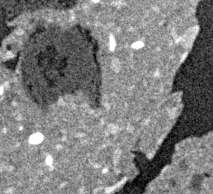
#> input picture exercises/data/08_soil_and_roots_8bit_2.png, 213 x 194 px
$ jupyter execute 10_STMC_Image_processing_segmentation_and_morphological_operators_solution.ipynb   (shell and % lines are left out)
#> lines starting #> are read from the running program, lines starting #| are printed output that depends on the picture; after the words box and inside, x2 and y2 are one past the last pixel; in counts of white or black regions, pixels touching at a corner belong together
## Image processing - segmentation and morphological operators

By going through this jupyter notebook and filling in the blanks you will learn how to **extract specific features** of an image using tresholding and edge detection. Further, you will learn about **morphological operators**.

The example code and solutions were created by **André Lopes Marinho** and **Berit Zeller-Plumhoff**.

You will require the following libraries. If loading any of them fails, please use ``pip install`` to install any missing libraries.

[cell 1]
# Importing libraries
import numpy as np
import math
import matplotlib.pyplot as plt
import ipympl
import imageio.v3 as iio
import skimage
from skimage import draw
from scipy.ndimage import distance_transform_edt

---
### Loading relevant functions from the previous notebooks

[cell 2]
def load_and_show_image(path):
    """
    Load and display an image from the given path.

    Args:
        path (str): The path to the image file, including the file extension.
                    Example: "images/example.tif"

    Returns:
        numpy.ndarray: The image data as a NumPy array.
    """
#> called with path = 'data/08_soil_and_roots_8bit_2.png'
    # Use imageio to read the image
    image = iio.imread(path)
#> image is the input picture: shape (194, 213); min 0, max 255, mean 125.1

    # Display the image in grayscale using matplotlib
    plt.imshow(image, cmap="gray")
    plt.show()  # Ensure the image is displayed

    # Print a success message
    print(f"The image from {path} was loaded successfully.")

    return image


def show_histogram(image):
    """Showns an histogram given an image. This method considers the image will be
        either grayscale or RGB

    Args:
        img(numpy.ndarray): Image represented by array

    Returns:
        None
    """

    # First, we need to know if the image is grayscale or RGB
    # use the shape function to do so
    image_shape = image.shape

    # Next, we can define some properties of our histogram figure
    # create an empty figure with title, xlabel, ylabel and set the limits of the x-axis
    plt.figure()
    plt.title("Histogram")
    plt.xlabel("Value")
    plt.ylabel("Pixel count")
    plt.xlim([0, np.max(image)])

    # Finally, create a histrogram using the numpy histogram function and plot it
    # use a bin number of 256 in all cases
    if len(image_shape) > 2:
        colors = ("red", "green", "blue")
        for channel_id, color in enumerate(colors):
            histogram, bin_edges = np.histogram(
                image[:, :, channel_id],
                bins=256,
                range=(0, np.max(image[:, :, channel_id])),
            )
            plt.plot(bin_edges[0:-1], histogram, color=color)
    else:
        histogram, bin_edges = np.histogram(image, bins=256, range=(0, np.max(image)))
        plt.plot(bin_edges[0:-1], histogram)

    return None


def median_filter(image, filter_size):
    """Applies median filter in a given image.

    Args:
        image(numpy.ndarray): Image to be filtered
        filter_size(int): Size of kernel
    Returns:
        numpy.ndarray: Filtered image
    """
#> called with filter_size = 5

    temp = []
    padding = filter_size // 2
    img_final = np.zeros((image.shape))

    img_aux = np.zeros((image.shape[0] + padding * 2, image.shape[1] + padding * 2))
    img_aux[padding:-padding, padding:-padding] = image.copy()

    for i in range(image.shape[0]):
        for j in range(image.shape[1]):
            temp = img_aux[i : i + filter_size, j : j + filter_size]
            img_final[i][j] = np.median(temp)
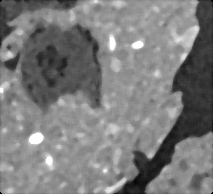
#> img_final: shape (194, 213) float64; min 0, max 255, mean 124.4

    return img_final

---
### Feature Extraction

In the following, you will become familar with a number of different methods for feature extraction including **thresholding** and first and second order **edge detection**.

#### Thresholding

To set sensible thresholds you should consider the histogram of an image after loading it. Load the ``08_soil_and_roots_8bit_2.png`` image, apply a **median filter** and consider the **histogram** before and after filtering.

[cell 3]
# Ensure images display in the Jupyter notebook as static image, interactive widget or in a seperate window. [inline, widget, qt]

# load the image used for the exercise and show it
image_raw = load_and_show_image(path="data/08_soil_and_roots_8bit_2.png")

[cell 4]
image_median = median_filter(image_raw, 5)

# Plot the figures raw and median filtered
fig, (ax1, ax2) = plt.subplots(1, 2)
ax1.imshow(image_raw, cmap="gray")
ax2.imshow(image_median, cmap="gray")
fig.tight_layout()

# Plot the histograms
show_histogram(image=image_raw)
#> in show_histogram, `histogram, bin_edges = np.histogram(image, bins=256, range=(0, np.max(..`: histogram = 256 values, max 599 at index 145, min 2 at index 248, mean 161.4; bin_edges = 257 values from 0 to 255
show_histogram(image=image_median)
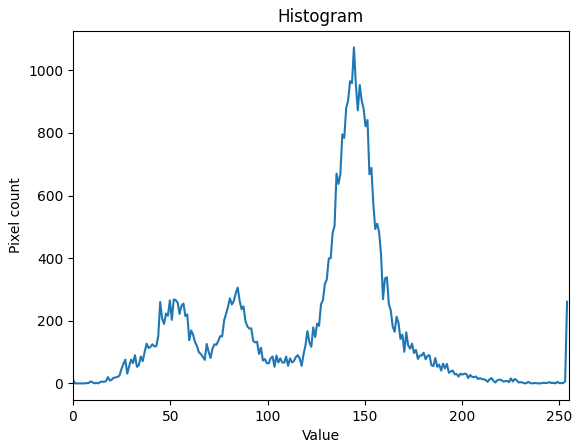
#> figure drawn by matplotlib, 1 panel; curve peaks at x = 144.4, y = 1073

Write a function that will threshold an input image within the range specified as input to the function.

[cell 5]
def threshold(image, low_thresh, up_thresh):
    """Applies a threshold to a given image.

    Args:
        image(numpy.ndarray): Image to be thresholded
        low_thresh(scalar): Value of lower threshold
        up_thresh(scalar): Value of upper threshold

    Returns:
        numpy.ndarray: Thresholded image
    """
    img_back = np.zeros((image.shape))
    img_back2 = np.zeros((image.shape))
    img_back[np.where(image >= low_thresh)] = 1
    img_back2[np.where(image <= up_thresh)] = 1
    img_back = img_back * img_back2

    return img_back

You should see four peaks in the histogram of the filtered image. Apply the thresholding function for each of these peaks and plot the resulting images, as well as the input image, next to each other. Give each image a detail of what it represents.

Play around with the performance of different image filters and kernel sizes and the regions you can subsequently segment using thresholding.

[cell 6]
out = threshold(image_median, 0, 69)
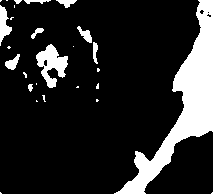
#> out: shape (194, 213) float64; values 0 (black) and 1 (white), 16% white; 27 white regions (16 under 20 px), largest, box (x1, y1, x2, y2) and area: (114, 0, 213, 194) 4976, (36, 44, 68, 88) 713, (0, 5, 12, 46) 253
out2 = threshold(image_median, 70, 100)
#> out2: shape (194, 213) float64; values 0 (black) and 1 (white), 12.9% white; 77 white regions (71 under 20 px), largest, box (x1, y1, x2, y2) and area: (17, 22, 101, 110) 4135, (0, 0, 78, 34) 640, (191, 173, 209, 190) 128, (0, 60, 8, 69) 26, (136, 150, 154, 161) 24, (132, 151, 136, 166) 21
out3 = threshold(image_median, 101, 251)
#> out3: shape (194, 213) float64; values 0 (black) and 1 (white), 70.4% white; 18 black regions (10 under 20 px), largest, box (x1, y1, x2, y2) and area: (0, 22, 101, 110) 5389, (113, 0, 213, 194) 5270, (0, 0, 78, 48) 1097
out4 = threshold(image_median, 252, 255)
#> out4: shape (194, 213) float64; values 0 (black) and 1 (white), 0.65% white; 5 white regions (1 under 20 px), largest, box (x1, y1, x2, y2) and area: (30, 133, 43, 144) 113, (132, 41, 143, 48) 55, (110, 38, 115, 50) 50, (46, 157, 52, 165) 39
plt.subplot(151), plt.imshow(image_median, cmap="gray")
plt.title("Input Image"), plt.xticks([]), plt.yticks([])
plt.subplot(152), plt.imshow(out, cmap="gray")
plt.title("Air"), plt.xticks([]), plt.yticks([])
plt.subplot(153), plt.imshow(out2, cmap="gray")
plt.title("Roots"), plt.xticks([]), plt.yticks([])
plt.subplot(154), plt.imshow(out3, cmap="gray")
plt.title("Soil"), plt.xticks([]), plt.yticks([])
plt.subplot(155), plt.imshow(out4, cmap="gray")
plt.title("Rocks"), plt.xticks([]), plt.yticks([])
plt.tight_layout()
plt.show()

#### First order edge detection

In **first order edge detection**, the gradient image of the original image is determined and local maxima are then identified. The resulting edge image may either be binary, i.e. already a thresholded version of the local maxima, depending on which step height should be included, or a greyscale image where each greyscale corresponds to the magnitude of the maximum.

Because the process of implementing such a filter is complex, have a look [here](https://towardsdatascience.com/canny-edge-detection-step-by-step-in-python-computer-vision-b49c3a2d8123)
and try to implement the filter and workflow given there in order to **finally retrieve the edges** between **the soil and the air** and **the roots and the soil**.

[cell 7]
from scipy import ndimage


def sobel_filters(img):
    Kx = np.array([[-1, 0, 1], [-2, 0, 2], [-1, 0, 1]], np.float32)
    Ky = np.array([[1, 2, 1], [0, 0, 0], [-1, -2, -1]], np.float32)

    Ix = ndimage.filters.convolve(img, Kx)
    Iy = ndimage.filters.convolve(img, Ky)

    G = np.hypot(Ix, Iy)
    G = G / G.max() * 255
    theta = np.arctan2(Iy, Ix)
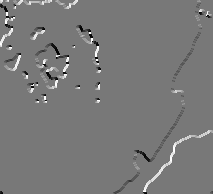
#> theta: shape (194, 213) float64; min -2.82, max 3.14, mean 0.0233; drawn with min black and max white

    return (G, theta)


def non_max_suppression(img, D):
    M, N = img.shape
    Z = np.zeros((M, N), dtype=np.int32)
    angle = D * 180.0 / np.pi
    angle[angle < 0] += 180
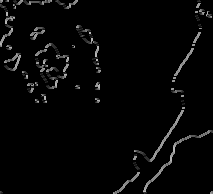
#> angle: shape (194, 213) float64; min 0, max 180, mean 6.3

    for i in range(1, M - 1):
        for j in range(1, N - 1):
            try:
                q = 255
                r = 255

                # angle 0
                if (0 <= angle[i, j] < 22.5) or (157.5 <= angle[i, j] <= 180):
                    q = img[i, j + 1]
                    r = img[i, j - 1]
                # angle 45
                elif 22.5 <= angle[i, j] < 67.5:
                    q = img[i + 1, j - 1]
                    r = img[i - 1, j + 1]
                # angle 90
                elif 67.5 <= angle[i, j] < 112.5:
                    q = img[i + 1, j]
                    r = img[i - 1, j]
                # angle 135
                elif 112.5 <= angle[i, j] < 157.5:
                    q = img[i - 1, j - 1]
                    r = img[i + 1, j + 1]

                if (img[i, j] >= q) and (img[i, j] >= r):
                    Z[i, j] = img[i, j]
                else:
                    Z[i, j] = 0

            except IndexError as e:
                pass
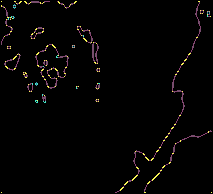
#> Z: shape (194, 213) int32; 7 distinct labels, from 0 to 255; one colour per label, 0 black

    return Z

[cell 8]
def threshold_edge(img, lowThresholdRatio=0.05, highThresholdRatio=0.09):
#> called with lowThresholdRatio = 0.05, highThresholdRatio = 0.09
    highThreshold = img.max() * highThresholdRatio
#> highThreshold = 22.95
    lowThreshold = highThreshold * lowThresholdRatio
#> lowThreshold = 1.15
    M, N = img.shape
    res = np.zeros((M, N), dtype=np.int32)

    weak = np.int32(25)
    strong = np.int32(255)

    strong_i, strong_j = np.where(img >= highThreshold)
#> strong_i = 1254 values from 1 to 192; strong_j = 1254 values, max 211 at index 999, min 1 at index 0, mean 95.03
    zeros_i, zeros_j = np.where(img < lowThreshold)

    weak_i, weak_j = np.where((img <= highThreshold) & (img >= lowThreshold))
#> weak_i = empty array; weak_j = empty array

    res[strong_i, strong_j] = strong
    res[weak_i, weak_j] = weak

    return (res, weak, strong)

[cell 9]
def hysteresis(img, weak, strong=255):
    M, N = img.shape
    for i in range(1, M - 1):
        for j in range(1, N - 1):
            if img[i, j] == weak:
                try:
                    if (
                        (img[i + 1, j - 1] == strong)
                        or (img[i + 1, j] == strong)
                        or (img[i + 1, j + 1] == strong)
                        or (img[i, j - 1] == strong)
                        or (img[i, j + 1] == strong)
                        or (img[i - 1, j - 1] == strong)
                        or (img[i - 1, j] == strong)
                        or (img[i - 1, j + 1] == strong)
                    ):
                        img[i, j] = strong
                    else:
                        img[i, j] = 0
                except IndexError as e:
                    pass
    return img

[cell 10]
soil_all = out2 + out3 + out4
soil_sobel, theta = sobel_filters(soil_all)
soil_max = non_max_suppression(soil_sobel, theta)
soil_edge, weak, strong = threshold_edge(
    soil_max, lowThresholdRatio=0.05, highThresholdRatio=0.09
)
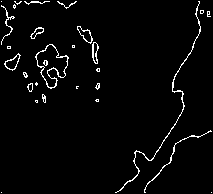
#> soil_edge: shape (194, 213) int32; 3% white in thin lines or dots
#> weak = 25; strong = 255
soil_air = hysteresis(soil_edge, weak, strong=255)
plt.figure()
plt.imshow(soil_air, cmap="gray")

---
### Morphological operators

To easily clean up our image, we can use **morphological operators**, such as **erosion and dilation**. In the following, you should implement these as functions that take the binarized image and the kernel size for the (quadratric) operator as input and output the processed image.
Keep in mind that **you need to consider the image edges differently than during filtering**, i.e. padding may not be appropriate.

#### Erosion operator

First, write a function to apply an erosion operator.

[cell 11]
def erosion_op(image, filter_size):
    """Applies erosion operator to a given binary image.

    Args:
        image(numpy.ndarray): Image to be processed, should contain only 0 and 1
        filter_size(numpy.ndarray): Size of kernel
    Returns:
        numpy.ndarray: Filtered image
    """
#> called with filter_size = 3
    img_final = np.zeros((image.shape))
    a = np.where(image == 1)[0]
#> a = 5330 values from 0 to 193
    b = np.where(image == 1)[1]
#> b = 5330 values, max 212 at index 5004, min 0 at index 47, mean 65.79

    for i in range(0, a.shape[0]):
        temp = np.zeros((filter_size, filter_size))
        if a[i] - filter_size // 2 < 0:
            if b[i] - filter_size // 2 < 0:
                temp = image[
                    0 : a[i] + filter_size // 2 + 1, 0 : b[i] + filter_size // 2 + 1
                ]
            else:
                temp = image[
                    0 : a[i] + filter_size // 2 + 1,
                    b[i] - filter_size // 2 : b[i] + filter_size // 2 + 1,
                ]
        elif b[i] - filter_size // 2 < 0:
            temp = image[
                a[i] - filter_size // 2 : a[i] + filter_size // 2 + 1,
                0 : b[i] + filter_size // 2 + 1,
            ]
        elif a[i] + filter_size // 2 > image.shape[0]:
            if b[i] + filter_size // 2 > image.shape[1]:
                temp = image[a[i] - filter_size // 2 : -1, b[i] - filter_size // 2 : -1]
            else:
                temp = image[
                    a[i] - filter_size // 2 : -1,
                    b[i] - filter_size // 2 : b[i] + filter_size // 2,
                ]
        elif b[i] + filter_size // 2 > image.shape[1]:
            temp = image[
                a[i] - filter_size // 2 : a[i] + filter_size // 2 + 1,
                b[i] - filter_size // 2 : -1,
            ]
        else:
            temp = image[
                a[i] - filter_size // 2 : a[i] + filter_size // 2 + 1,
                b[i] - filter_size // 2 : b[i] + filter_size // 2 + 1,
            ]
        if 0 in temp:
            img_final[a[i]][b[i]] = 1
#> this loop made 5330 passes
#> img_final: shape (194, 213) float64; values 0 (black) and 1 (white), 4.1% white in thin lines or dots
    img_final = image - img_final
#> img_final: shape (194, 213) float64; values 0 (black) and 1 (white), 8.8% white; 16 white regions (12 under 20 px), largest, box (x1, y1, x2, y2) and area: (22, 26, 100, 107) 3168, (0, 0, 49, 17) 310, (193, 176, 202, 188) 61, (50, 0, 64, 8) 50

    return img_final

Apply the erosion operator to the thresholded image of the root with different kernel sizes and comment on how the image changes.

[cell 12]
erode_root = erosion_op(out2, 3)
plt.imshow(erode_root, cmap="gray")
plt.show()

#### Dilation

Now write a function for a dilation operator.

[cell 13]
def dilation_op(image, filter_size):
    """Applies dilation operator to a given binary image.

    Args:
        image(numpy.ndarray): Image to be processed, should contain only 0 and 1
        filter_size(numpy.ndarray): Size of kernel
    Returns:
        numpy.ndarray: Filtered image
    """
#> called with filter_size = 3

    img_final = np.zeros((image.shape))
    a = np.where(image == 0)[0]
    b = np.where(image == 0)[1]

    for i in range(0, a.shape[0]):
        temp = np.zeros((filter_size, filter_size))
        if a[i] - filter_size // 2 < 0:
            if b[i] - filter_size // 2 < 0:
                temp = image[
                    0 : a[i] + filter_size // 2 + 1, 0 : b[i] + filter_size // 2 + 1
                ]
            else:
                temp = image[
                    0 : a[i] + filter_size // 2 + 1,
                    b[i] - filter_size // 2 : b[i] + filter_size // 2 + 1,
                ]
        elif b[i] - filter_size // 2 < 0:
            temp = image[
                a[i] - filter_size // 2 : a[i] + filter_size // 2 + 1,
                0 : b[i] + filter_size // 2 + 1,
            ]
        elif a[i] + filter_size // 2 > image.shape[0]:
            if b[i] + filter_size // 2 > image.shape[1]:
                temp = image[a[i] - filter_size // 2 : -1, b[i] - filter_size // 2 : -1]
            else:
                temp = image[
                    a[i] - filter_size // 2 : -1,
                    b[i] - filter_size // 2 : b[i] + filter_size // 2,
                ]
        elif b[i] + filter_size // 2 > image.shape[1]:
            temp = image[
                a[i] - filter_size // 2 : a[i] + filter_size // 2 + 1,
                b[i] - filter_size // 2 : -1,
            ]
        else:
            temp = image[
                a[i] - filter_size // 2 : a[i] + filter_size // 2 + 1,
                b[i] - filter_size // 2 : b[i] + filter_size // 2 + 1,
            ]
        if 1 in temp:
            img_final[a[i]][b[i]] = 1
#> this loop made 37686 passes
#> img_final: shape (194, 213) float64; values 0 (black) and 1 (white), 2.6% white in thin lines or dots
    img_final = image + img_final
#> img_final: shape (194, 213) float64; values 0 (black) and 1 (white), 11.4% white; 14 white regions (10 under 20 px), largest, box (x1, y1, x2, y2) and area: (21, 23, 101, 108) 3910, (0, 0, 65, 18) 557, (192, 175, 203, 189) 107, (93, 102, 100, 107) 33

    return img_final

Apply the dilation operator to the eroded image of the root with different kernel sizes and comment on how the image changes.

[cell 14]
dil_root = dilation_op(erode_root, 3)
plt.imshow(dil_root, cmap="gray")
plt.show()

Now plot original image next to the eroded and dilated one, as well as a dilated and eroded one. What differences do you see between the images if you apply kernel sizes of 3 and 5?

[cell 15]
dil_root2 = dilation_op(out2, 3)
#> call 2 of dilation_op, with filter_size = 3
#> the loop in dilation_op (call 2), `for i in range(0, a.shape[0]):` made 35992 passes
#> in dilation_op (call 2), `img_final = image + img_final`:
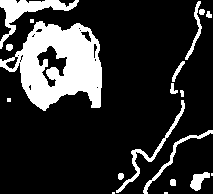
#> img_final: shape (194, 213) float64; values 0 (black) and 1 (white), 19.1% white; 19 white regions (5 under 20 px), largest, box (x1, y1, x2, y2) and area: (0, 21, 102, 111) 5247, (0, 0, 79, 49) 984, (116, 100, 185, 193) 502
erode_root2 = erosion_op(dil_root2, 3)
#> the loop in erosion_op (call 2), `for i in range(0, a.shape[0]):` made 7879 passes
plt.figure()
plt.subplot(151), plt.imshow(out2, cmap="gray")
plt.title("Input Image"), plt.xticks([]), plt.yticks([])
plt.subplot(152), plt.imshow(erode_root, cmap="gray")
plt.title("Erosion"), plt.xticks([]), plt.yticks([])
plt.subplot(153), plt.imshow(dil_root, cmap="gray")
plt.title("Erosion+\n Dilation"), plt.xticks([]), plt.yticks([])
plt.subplot(154), plt.imshow(dil_root2, cmap="gray")
plt.title("Dilation"), plt.xticks([]), plt.yticks([])
plt.subplot(155), plt.imshow(erode_root2, cmap="gray")
plt.title("Dilation+\n Erosion"), plt.xticks([]), plt.yticks([])
plt.tight_layout()
plt.show()

**Comment:**
The images show clearly, that the order in which dilation and erosion operator are applied influences the outcome significantly. If we first perform an erosion, we get rid of thin structures, such as the edges and we increase holes present in the root for example. By then applying the dilation operation, we close these holes again and bring the structures back to their original size, while the undesired edges remain removed. By contrast, if we first perform a dilation, then all structures are magnified and holes present in the root are closed. The subsequent erosion shrinks the structures, but any holes that have been closed remain so and the edges are still present in the figure.
Based on this observation it is apparent, why the _opening_ operation is an erosion followed by a dilation and why the _closing_ operation is a dilation followed by an erosion.

---
### Distance transform

Use the ``scipy`` distance transform ``distance_transform_ed`` and try to recreate the workflow shown in the lecture.
Starting with the original image ``08_soil_and_roots_8bit_2.png``, filter it, threshold the soil and the root, try to clean the image as musch as possible and apply the distance transform to both images and by multiplying the output obtain the final image where you will have the distance to the root in all soil pixel.
Plot the different intermediate outputs.

[cell 16]
root = threshold(image_median, 70, 100)
soil = threshold(image_median, 101, 255)
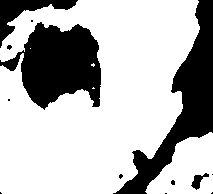
#> soil: shape (194, 213) float64; values 0 (black) and 1 (white), 71.1% white; 13 black regions (9 under 20 px), largest, box (x1, y1, x2, y2) and area: (0, 22, 101, 110) 5389, (113, 0, 213, 194) 5270, (0, 0, 78, 48) 1097, (191, 173, 209, 190) 128
erode_root = erosion_op(root, 3)
dil_root = dilation_op(erode_root, 3)
root_inv = np.ones(root.shape) - dil_root
dist_root = distance_transform_edt(root_inv)
soil_dist_root = soil * dist_root
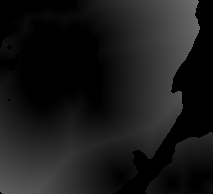
#> soil_dist_root: shape (194, 213) float64; min 0, max 110.7, mean 25.3

plt.figure()
plt.subplot(151), plt.imshow(image_raw, cmap="gray")
plt.title("Input Image"), plt.xticks([]), plt.yticks([])
plt.subplot(152), plt.imshow(soil, cmap="gray")
plt.title("Soil"), plt.xticks([]), plt.yticks([])
plt.subplot(153), plt.imshow(root_inv, cmap="gray")
plt.title("Root inverted"), plt.xticks([]), plt.yticks([])
plt.subplot(154), plt.imshow(dist_root, cmap="gray")
plt.title("Distance"), plt.xticks([]), plt.yticks([])
plt.subplot(155), plt.imshow(soil_dist_root, cmap="gray")
plt.title("Final"), plt.xticks([]), plt.yticks([])
plt.tight_layout()
plt.show()
